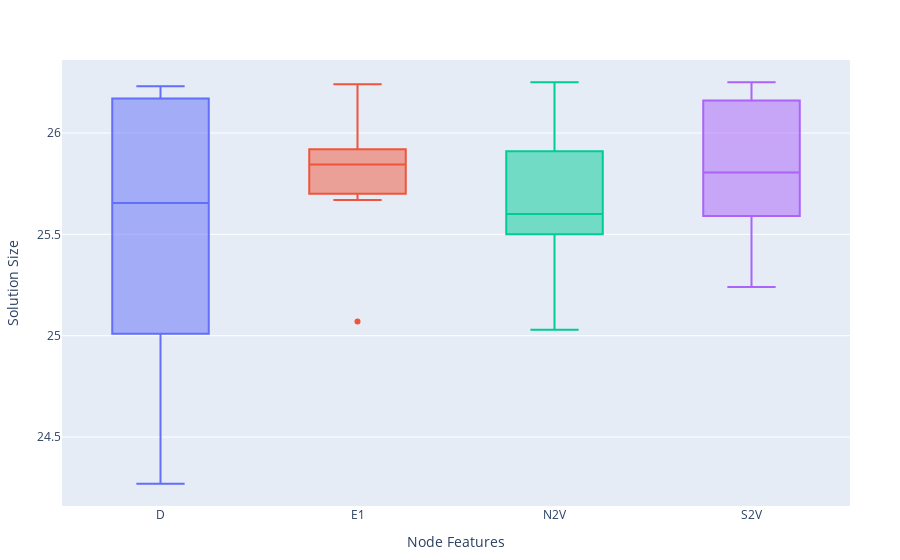

Notebook source saved alongside this figure:
### Code cell
features = get_features("V400_06-07")
p1 = plot(features.single, x=Symbol("Node Features"), y=Symbol("Solution Size"), kind="box", color=Symbol("Node Features"), 
    Layout(
        showlegend=false
    ))

### Figure 1 — Plotly figure (JSON) as saved in the notebook; plotly's stock layout.template omitted (floating-point values rounded to 4 significant figures)
{"data": [{"legendgroup": "D", "marker": {"color": "#636efa"}, "name": "D", "showlegend": true, "type": "box", "x": ["D", "D", "D", "D", "D", "D", "D", "D", "D", "D"], "xaxis": "x", "y": [25.7, 25.01, 24.93, 25.06, 25.83, 26.17, 26.22, 25.61, 26.23, 24.27], "yaxis": "y"}, {"legendgroup": "E1", "marker": {"color": "#EF553B"}, "name": "E1", "showlegend": true, "type": "box", "x": ["E1", "E1", "E1", "E1", "E1", "E1", "E1", "E1", "E1", "E1"], "xaxis": "x", "y": [25.92, 25.07, 26.24, 26, 25.89, 25.77, 25.86, 25.67, 25.83, 25.7], "yaxis": "y"}, {"legendgroup": "N2V", "marker": {"color": "#00cc96"}, "name": "N2V", "showlegend": true, "type": "box", "x": ["N2V", "N2V", "N2V", "N2V", "N2V", "N2V", "N2V", "N2V", "N2V", "N2V"], "xaxis": "x", "y": [26.25, 25.37, 25.91, 25.62, 25.5, 25.58, 25.66, 26.17, 25.51, 25.03], "yaxis": "y"}, {"legendgroup": "S2V", "marker": {"color": "#ab63fa"}, "name": "S2V", "showlegend": true, "type": "box", "x": ["S2V", "S2V", "S2V", "S2V", "S2V", "S2V", "S2V", "S2V", "S2V", "S2V"], "xaxis": "x", "y": [26, 26.16, 25.52, 25.59, 25.24, 25.75, 26.25, 25.68, 25.86, 26.16], "yaxis": "y"}], "layout": {"legend": {"title": {"text": "Node Features"}, "tracegroupgap": 0}, "margin": {"b": 50, "l": 50, "r": 50, "t": 60}, "showlegend": false, "xaxis": {"title": {"text": "Node Features"}}, "yaxis": {"title": {"text": "Solution Size"}}}}
